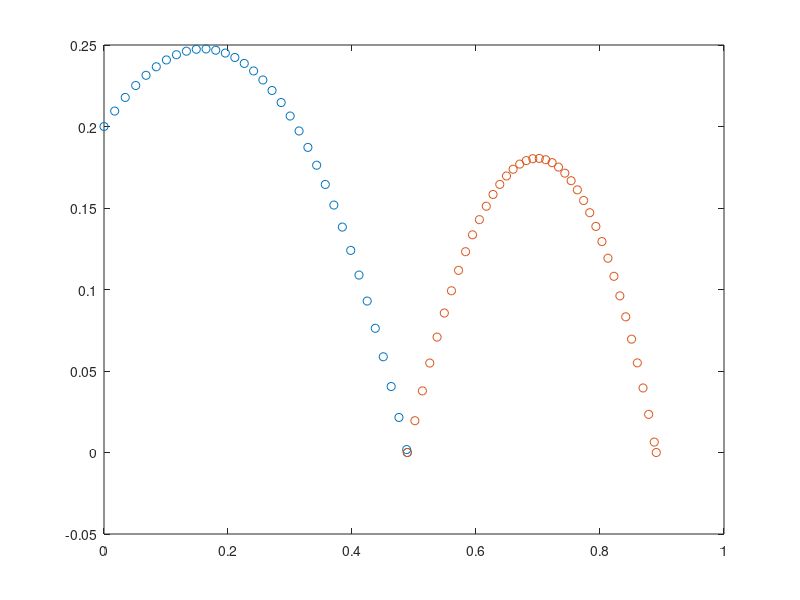

Write MATLAB code to recreate this figure.
function res = ping_pong_it_1()
%2-D model of a ping pong ball with initial angle theta hitting the table
%and spinning off again
%Only spin is about z-axis
%GOAL: working flight, impact, and post-impact flight model

m = .0027; %kg
r_ball = .020; %m
A = 0.00502654824; %m^2
Cd = 0.5;
rho = 1.225; %kg/m^3
g = 9.80; %m/s^2
mu = 0.6;

theta = pi / 6; %launch angle in radians
v0 = 2; %m/s

Times = 0:.01:1;
Initial = [0;0.2;(v0*cos(theta));(v0*sin(theta))]; %x0 y0 vx0 vy0

options = odeset('Events',@events);
%FB stands for First Bounce
[T1, FB] = ode45(@proj_derivs,Times,Initial,options);
Initial2 = [FB(end,1) FB(end,2) FB(end,3) -1*FB(end,4)];
% Initial2 = [0.3739   -0.0000    1.5580    1.8161];
%after ode stops, next call:
[T2, SB] = ode45(@proj_derivs,Times,Initial2,options);
plot(FB(:,1),FB(:,2),'o')
hold on;
plot(SB(:,1),SB(:,2),'o')


    function [value,isterminal,direction] = events(t,PV)
        value = PV(2);
        isterminal = 1;
        direction = -1;
    end

    function derivs = proj_derivs(t,PV)
        x = PV(1);
        y = PV(2);
        vx = PV(3);
        vy = PV(4);
        
        dxdt = vx;
        dydt = vy;
        
        Vhat = [vx;vy] ./ norm([vx;vy]);
        
        Fd = -0.5 * rho * A * Cd * (norm([vx;vy]))^2 .* Vhat;
        
        dvxdt = Fd(1) / m;
        dvydt = -g + Fd(2) / m;
        derivs = [dxdt;dydt;dvxdt;dvydt];
        percent = t*100
    end

end
